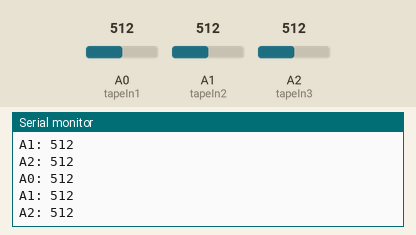
A sketch run on a simulated Arduino Uno, built with avr-gcc and run on an emulated ATmega328P. Shown: the last lines printed to the serial monitor. The inputs (shaded band) are chosen by the test bench; at power-on: A0 (tapeIn1) = 512, A1 (tapeIn2) = 512, A2 (tapeIn3) = 512.

Above: at 1.8 s.
1.9 s: A0 (tapeIn1) set to 716
At 2.8 s:
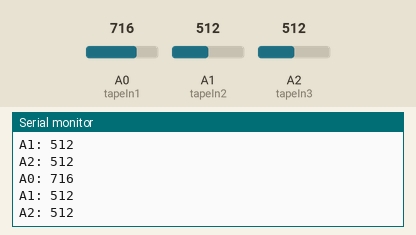
3.4 s: A1 (tapeIn2) set to 716
At 4.7 s:
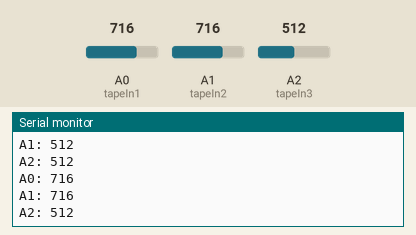
4.9 s: A2 (tapeIn3) set to 716
At 5.5 s:
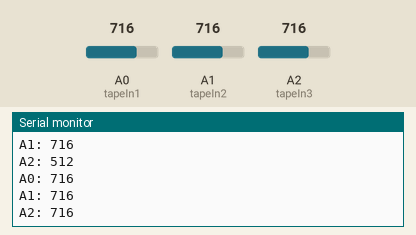
6.4 s: A0 (tapeIn1) set to 900
At 7.7 s:
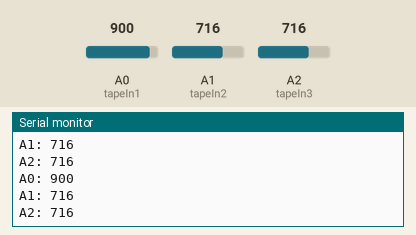
7.9 s: A1 (tapeIn2) set to 900
At 8.8 s:
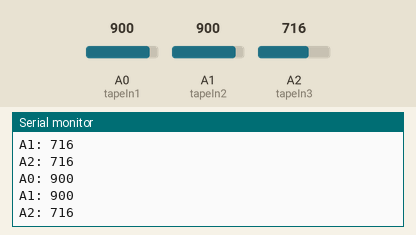
9.4 s: A2 (tapeIn3) set to 900
At 10.7 s:
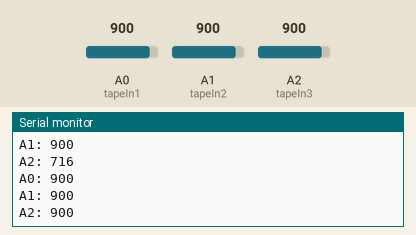
Timing chart, 0 to 11.9 s (numbered marks = the images above; inputs shaded):
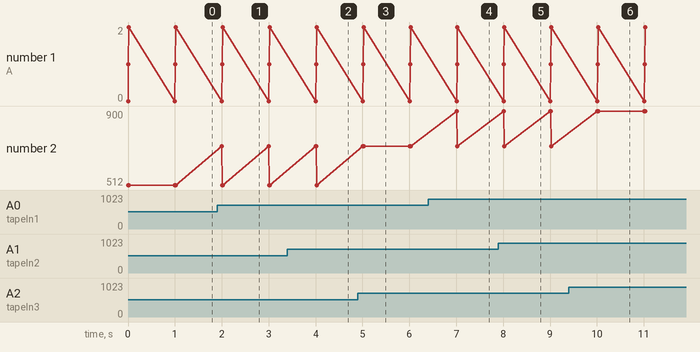

The sketch:

led_reading_simple.ino
```cpp
int tapeIn1 = A0;
int tapeIn2 = A1;
int tapeIn3 = A2;

void setup() {
  // put your setup code here, to run once:
  Serial.begin(9600);
  pinMode(tapeIn1, INPUT);
  pinMode(tapeIn2, INPUT);
  pinMode(tapeIn3, INPUT);
}


void loop() {
  // put your main code here, to run repeatedly:
  int t1 = analogRead(tapeIn1);
  int t2 = analogRead(tapeIn2);
  int t3 = analogRead(tapeIn3);

  Serial.print("A0: ");
  Serial.println(t1);
  Serial.print("A1: ");
  Serial.println(t2);
  Serial.print("A2: ");
  Serial.println(t3);
  delay(1000);
}
```

Measured:
- after the input at 1.9 s, the serial monitor: prints a new line after 0.10 s (image 1)
- after the input at 3.4 s, the serial monitor: prints a new line after 0.61 s (image 2)
- after the input at 4.9 s, the serial monitor: prints a new line after 0.12 s (image 3)
- after the input at 6.4 s, the serial monitor: prints a new line after 0.61 s (image 4)
- after the input at 7.9 s, the serial monitor: prints a new line after 0.12 s (image 5)
- after the input at 9.4 s, the serial monitor: prints a new line after 0.63 s (image 6)
